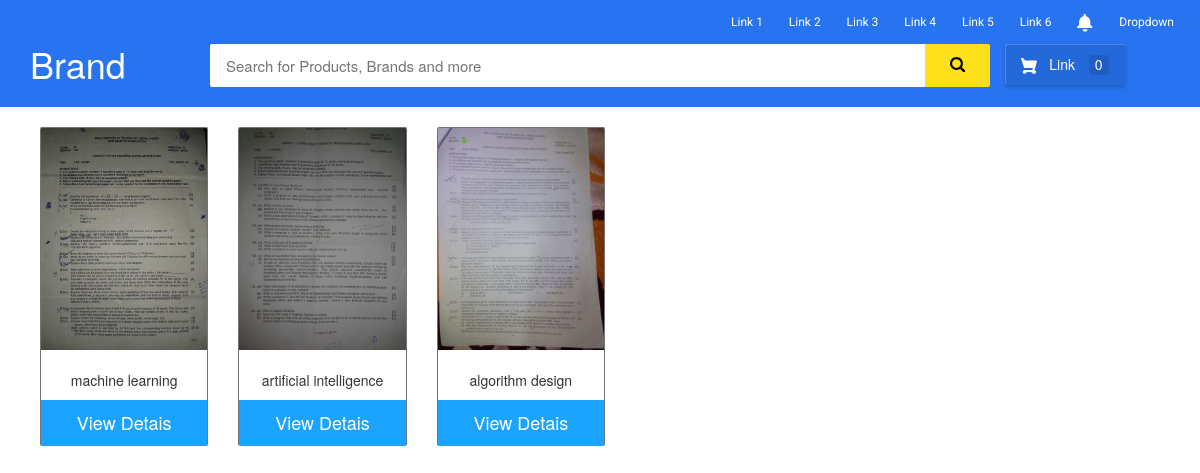
Page /bank/0/ on the committed database.
### bank/models.py (models this page shows, shortened)
class Album(models.Model):
    subject = models.CharField(max_length=250, default=False)
    semester = models.CharField(max_length=250)
    branch = models.CharField(max_length=500)
    concatenate = models.CharField(max_length=100)
    upload_paper = models.FileField(default=False)
    a = models.FileField(default=False)

### bank/views.py (the view)
class IndexView(generic.ListView):
    template_name = 'bank/index.html'
    context_object_name = 'all_albums'
    def get_queryset(self):
        return Album.objects.filter(concatenate='cse_third')

### bank/templates/bank/index.html
{% extends 'bank/base.html' %}
{% block body %}
    <div style="min-height: 20px"></div>
<ul>
  <div class="row">
    {% for album in all_albums %}
	    <div class="col-sm-4 col-md-4 col-lg-2">
		    <div class="qbox">
                    <img src="{{ album.upload_paper.url}}" class="img-responsive grow">
                <br>
                    <p style="text-align: center;">{{ album.subject }}</p>
                <a href="{% url 'bank:detail' album.id %}"><button class="button" style="width: 100%"><span>View Detais</span></button></a>
                  <br>
			</div>
		</div>
    {% endfor %}
</ul>
{% endblock %}

### bank/static/bank/quesbox.css (style rules this page uses)
.qbox { margin: 0; border-radius: 2px; border-bottom: 0px; border-right: 0.5px solid #737373; border-left: 0.5px solid #737373; border-top: 0.5px solid #737373; overflow-x: hidden; overflow-y: hidden; }
.grow { transition: all .2s ease-in-out; }
.button { display: inline-block; border-radius: 0px; background-color: #1aa3ff; border: none; color: #FFFFFF; text-align: center; font-size: 18px; padding: 10px; width: 100%; transition: all 0.5s; cursor: pointer; }
.button span { cursor: pointer; display: inline-block; position: relative; transition: 0.5s; }
.button span:after { content: '\00bb'; position: absolute; opacity: 0; top: 0; right: -20px; transition: 0.5s; }

### rows in the picture
Album: upload_paper (picture), subject "machine learning"
Album: upload_paper (picture), subject "artificial intelligence"
Album: upload_paper (picture), subject "algorithm design"
